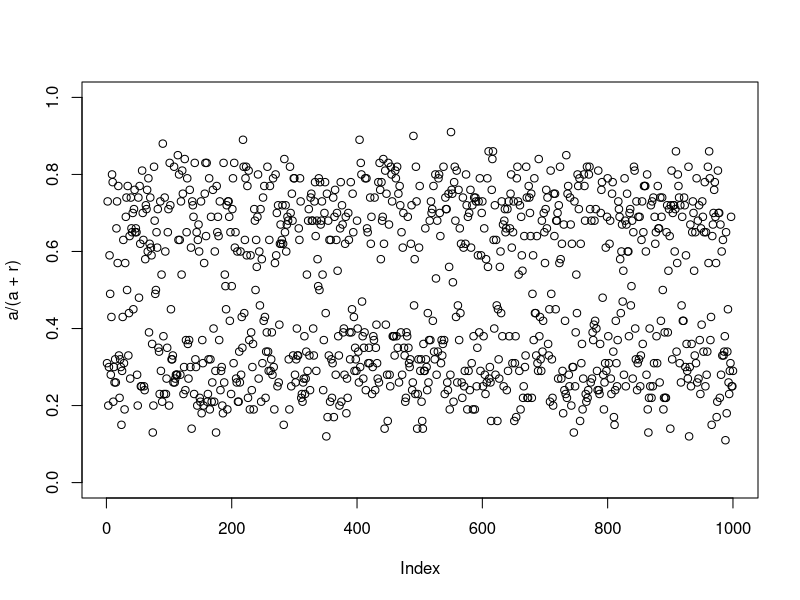

Recreate this plot in R. (Note: this script raises an error after producing the figure.)

# bob_deploy.R
#
# Author: Bob Verity
# Date: 2022-10-06
#
# Purpose:
# Test package functions.

# RStudio shortcuts:
#    cmd+shift+L     : load package from local version
#    cmd+shift+D     : document (NB, option must be activated in Build Tools)
#    cmd+shift+E     : check
#    cmd+shift+T     : test

# Useful commands:
# devtools::install()  # install package
# pkgdown::build_site() # build all pages of pkgdown website
# pkgdown::build_article('blocks')  # build single vignette
# check('.', args = '--no-examples')  # run checks without examples
# covr::report()    # interactive coverage report
# devtools::build_vignettes()
# ------------------------------------------------------------------

#library(Rcpp)
library(dplyr)
library(ggplot2)

set.seed(1)

# ------------------------------------------------------------------

# make up some data
L <- 1e3
z <- sample(c(0.3, 0.7), L, replace = TRUE)
wsaf <- rbeta(L, shape1 = z*30, shape2 = (1 - z)*30)
a <- round(wsaf*100)
r <- round((1 - wsaf)*100)
p <- rep(0.5, L)

# plot what the WSAF looks like
plot(a / (a + r), ylim = c(0, 1))

# set vector of thermodynamic powers
beta <- seq(0, 1, 0.05)^3
#beta <- 1

# run MCMC
my_mcmc <- run_mcmc(a = a, r = r, p = p,
                    burnin = 1e2,
                    samples = 1e3,
                    beta = beta)

plot(my_mcmc$diagnostics$MC_accept_burnin, ylim = c(0, 1))
plot(my_mcmc$diagnostics$MC_accept_sampling, ylim = c(0, 1))

# have a look at output
head(my_mcmc$draws)
tail(my_mcmc$draws)

# plot posterior mu draws
my_mcmc$draws %>%
  ggplot() + theme_bw() +
  geom_point(aes(x = iteration, y = mu_1), size = 0.5) +
  geom_point(aes(x = iteration, y = mu_2), size = 0.5, col = "red") +
  ylim(c(0, 1)) +
  ylab("mu")

# plot posterior sigma draws
my_mcmc$draws %>%
  ggplot() + theme_bw() +
  geom_point(aes(x = iteration, y = sigma))

